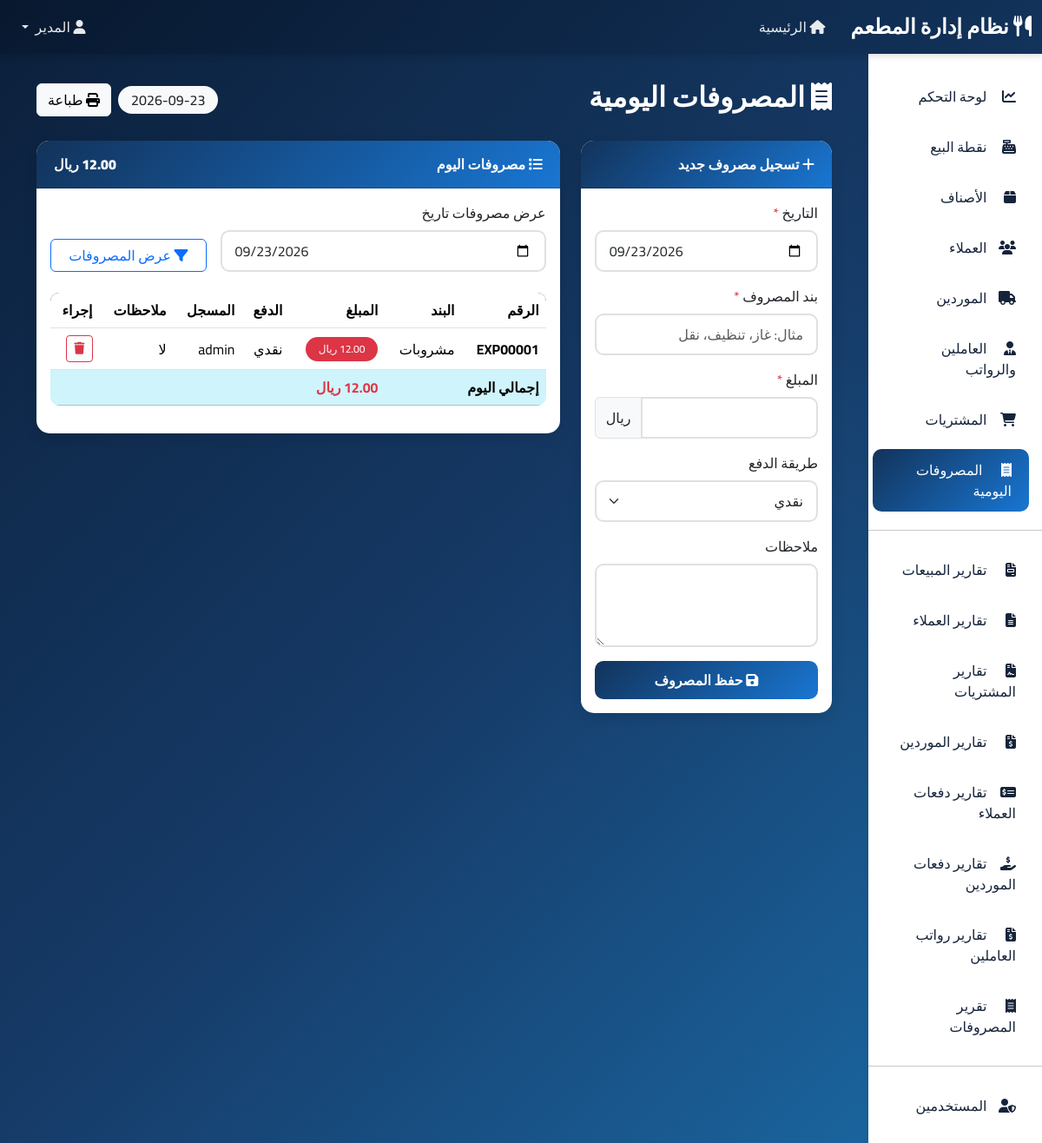
/expenses (signed in), run on the app's committed database.
### app.py (models this page shows, shortened)
class User(UserMixin, db.Model):
    __tablename__ = 'users'
    id = db.Column(db.Integer, primary_key=True)
    username = db.Column(db.String(80), unique=True, nullable=False)
    password_hash = db.Column(db.String(200), nullable=False)
    full_name = db.Column(db.String(100), nullable=False)
    role = db.Column(db.String(20), nullable=False, default='user')  # admin, manager, user
    is_active = db.Column(db.Boolean, default=True)
    created_at = db.Column(db.DateTime, default=datetime.utcnow)

class Expense(db.Model):
    __tablename__ = 'expenses'
    id = db.Column(db.Integer, primary_key=True)
    expense_number = db.Column(db.String(50), unique=True, nullable=False)
    expense_date = db.Column(db.Date, nullable=False, default=date.today)
    category = db.Column(db.String(80), nullable=False)
    amount = db.Column(db.Float, nullable=False)
    payment_method = db.Column(db.String(20), nullable=False, default='cash')
    notes = db.Column(db.Text)
    user_id = db.Column(db.Integer, db.ForeignKey('users.id'), nullable=False)
    created_at = db.Column(db.DateTime, default=datetime.utcnow)
    user = db.relationship('User', backref='expenses')

### app.py (the view)
@app.route('/expenses')
@login_required
def expenses():
    selected_date = request.args.get('expense_date') or date.today().isoformat()
    try:
        expense_date = datetime.strptime(selected_date, '%Y-%m-%d').date()
    except ValueError:
        expense_date = date.today()
        selected_date = expense_date.isoformat()
    expenses_list = Expense.query.filter_by(expense_date=expense_date).order_by(
        Expense.created_at.desc()
    ).all()
    total = sum(expense.amount for expense in expenses_list)
    return render_template('expenses.html', expenses=expenses_list, total=total,
                           selected_date=selected_date)

### app.py (called while the page is built)
@login_manager.user_loader
def load_user(user_id):
    return db.session.get(User, int(user_id))

### templates/expenses.html (shortened to what this page needs)
{% extends "base.html" %}
{% block content %}
<div class="container-fluid">
    <div class="d-flex justify-content-between align-items-center mb-4">
        <h2 style="color: white; font-weight: 700;"><i class="fas fa-receipt"></i> المصروفات اليومية</h2>
        <div class="d-flex align-items-center gap-2">
            <div class="badge bg-light text-dark fs-6">{{ selected_date }}</div>
            <button type="button" class="btn btn-light no-print" onclick="window.print()">
                <i class="fas fa-print"></i> طباعة
            </button>
        </div>
    </div>
    <div class="row">
        <div class="col-lg-4 mb-4 no-print">
            <div class="card">
                <div class="card-header"><i class="fas fa-plus"></i> تسجيل مصروف جديد</div>
                <div class="card-body">
                    <form method="POST" action="{{ url_for('add_expense') }}">
                        <div class="mb-3">
                            <label class="form-label">التاريخ <span class="text-danger">*</span></label>
                            <input type="date" class="form-control" name="expense_date" value="{{ selected_date }}" required>
                        </div>
                        <div class="mb-3">
                            <label class="form-label">بند المصروف <span class="text-danger">*</span></label>
                            <input type="text" class="form-control" name="category" placeholder="مثال: غاز، تنظيف، نقل" required>
                        </div>
                        <div class="mb-3">
                            <label class="form-label">المبلغ <span class="text-danger">*</span></label>
                            <div class="input-group"><input type="number" step="0.01" min="0.01" class="form-control" name="amount" required><span class="input-group-text">ريال</span></div>
                        </div>
                        <div class="mb-3">
                            <label class="form-label">طريقة الدفع</label>
                            <select class="form-select" name="payment_method">
                                <option value="cash">نقدي</option>
                            </select>
                        </div>
                        <div class="mb-3"><label class="form-label">ملاحظات</label><textarea class="form-control" name="notes" rows="3"></textarea></div>
                        <button type="submit" class="btn btn-primary w-100"><i class="fas fa-save"></i> حفظ المصروف</button>
                    </form>
                </div>
            </div>
        </div>
        <div class="col-lg-8">
            <div class="card">
                <div class="card-header d-flex justify-content-between align-items-center">
                    <span><i class="fas fa-list"></i> مصروفات اليوم</span>
                    <strong>{{ "%.2f"|format(total) }} ريال</strong>
                </div>
                <div class="card-body">
                    <form class="row g-3 mb-4 no-print" method="GET">
                        <div class="col-md-8"><label class="form-label">عرض مصروفات تاريخ</label><input type="date" class="form-control" name="expense_date" value="{{ selected_date }}"></div>
                        <div class="col-md-4 d-flex align-items-end"><button class="btn btn-outline-primary w-100" type="submit"><i class="fas fa-filter"></i> عرض المصروفات</button></div>
                    </form>
                    <div class="table-responsive"><table class="table table-hover align-middle">
                        <thead><tr><th>الرقم</th><th>البند</th><th>المبلغ</th><th>الدفع</th><th>المسجل</th><th>ملاحظات</th><th>إجراء</th></tr></thead>
                        <tbody>
                            {% for expense in expenses %}
                            <tr>
                                <td><strong>{{ expense.expense_number }}</strong></td>
                                <td>{{ expense.category }}</td>
                                <td><span class="badge bg-danger">{{ "%.2f"|format(expense.amount) }} ريال</span></td>
                                <td>{% if expense.payment_method == 'cash' %}نقدي{% elif expense.payment_method == 'card' %}شبكة{% else %}تحويل بنكي{% endif %}</td>
                                <td>{{ expense.user.username }}</td>
                                <td>{{ expense.notes or '-' }}</td>
                                <td><a class="btn btn-sm btn-outline-danger" href="{{ url_for('delete_expense', id=expense.id) }}" onclick="return confirm('هل تريد حذف هذا المصروف؟')"><i class="fas fa-trash"></i></a></td>
                            </tr>
                            {% else %}
                            <tr><td colspan="7" class="text-center text-muted py-4">لا توجد مصروفات مسجلة لهذا التاريخ</td></tr>
                            {% endfor %}
                        </tbody>
                        <tfoot><tr class="table-info"><td colspan="2"><strong>إجمالي اليوم</strong></td><td colspan="5"><strong class="text-danger">{{ "%.2f"|format(total) }} ريال</strong></td></tr></tfoot>
                    </table></div>
                </div>
            </div>
        </div>
    </div>
</div>
{% endblock %}

### templates/base.html (shortened to what this page needs)
<!DOCTYPE html>
<html lang="ar" dir="rtl">
<head>
    <link href="https://cdn.jsdelivr.net/npm/bootstrap@5.3.2/dist/css/bootstrap.rtl.min.css" rel="stylesheet">
    <link rel="stylesheet" href="https://cdnjs.cloudflare.com/ajax/libs/font-awesome/6.4.2/css/all.min.css">
</head>
<body>
    {% if current_user.is_authenticated %}
    <nav class="navbar navbar-expand-lg navbar-dark">
        <div class="container-fluid">
            <a class="navbar-brand" href="{{ url_for('index') }}">
                <i class="fas fa-utensils"></i> نظام إدارة المطعم
            </a>
            <div class="collapse navbar-collapse" id="navbarNav">
                <ul class="navbar-nav me-auto">
                    <li class="nav-item">
                        <a class="nav-link" href="{{ url_for('index') }}">
                            <i class="fas fa-home"></i> الرئيسية
                        </a>
                    </li>
                </ul>
                <ul class="navbar-nav">
                    <li class="nav-item dropdown">
                        <a class="nav-link dropdown-toggle" href="#" role="button" data-bs-toggle="dropdown">
                            <i class="fas fa-user"></i> {{ current_user.full_name }}
                        </a>
                    </li>
                </ul>
            </div>
        </div>
    </nav>
    <div class="container-fluid">
        <div class="row">
            <div class="col-md-2 sidebar">
                <nav class="nav flex-column">
                    <a class="nav-link" href="{{ url_for('index') }}">
                        <i class="fas fa-chart-line"></i> لوحة التحكم
                    </a>
                    <a class="nav-link" href="{{ url_for('sales') }}" id="salesLink">
                        <i class="fas fa-cash-register"></i> نقطة البيع
                    </a>
                    <a class="nav-link" href="{{ url_for('items') }}" id="itemsLink">
                        <i class="fas fa-box"></i> الأصناف
                    </a>
                    <a class="nav-link" href="{{ url_for('customers') }}" id="customersLink">
                        <i class="fas fa-users"></i> العملاء
                    </a>
                    <a class="nav-link" href="{{ url_for('suppliers') }}" id="suppliersLink">
                        <i class="fas fa-truck"></i> الموردين
                    </a>
                    <a class="nav-link" href="{{ url_for('employees') }}" id="employeesLink">
                        <i class="fas fa-user-tie"></i> العاملين والرواتب
                    </a>
                    <a class="nav-link" href="{{ url_for('purchases') }}" id="purchasesLink">
                        <i class="fas fa-shopping-cart"></i> المشتريات
                    </a>
                    <a class="nav-link" href="{{ url_for('expenses') }}" id="expensesLink">
                        <i class="fas fa-receipt"></i> المصروفات اليومية
                    </a>
                    <hr>
                    <a class="nav-link" href="{{ url_for('sales_report') }}" id="salesReportLink">
                        <i class="fas fa-file-invoice"></i> تقارير المبيعات
                    </a>
                    <a class="nav-link" href="{{ url_for('customers_report') }}" id="customersReportLink">
                        <i class="fas fa-file-alt"></i> تقارير العملاء
                    </a>
                    <a class="nav-link" href="{{ url_for('purchases_report') }}" id="purchasesReportLink">
                        <i class="fas fa-file-contract"></i> تقارير المشتريات
                    </a>
                    <a class="nav-link" href="{{ url_for('suppliers_report') }}" id="suppliersReportLink">
                        <i class="fas fa-file-invoice-dollar"></i> تقارير الموردين
                    </a>
                    <a class="nav-link" href="{{ url_for('customer_payments_report') }}" id="customerPaymentsReportLink">
                        <i class="fas fa-money-check-alt"></i> تقارير دفعات العملاء
                    </a>
                    <a class="nav-link" href="{{ url_for('supplier_payments_report') }}" id="supplierPaymentsReportLink">
                        <i class="fas fa-hand-holding-usd"></i> تقارير دفعات الموردين
                    </a>
                    <a class="nav-link" href="{{ url_for('salary_payments_report') }}" id="salaryPaymentsReportLink">
                        <i class="fas fa-file-invoice-dollar"></i> تقارير رواتب العاملين
                    </a>
                    <a class="nav-link" href="{{ url_for('expenses_report') }}" id="expensesReportLink">
                        <i class="fas fa-receipt"></i> تقرير المصروفات
                    </a>
                    {% if current_user.role == 'admin' %}
                    <hr>
                    <a class="nav-link" href="{{ url_for('users') }}" id="usersLink">
                        <i class="fas fa-user-shield"></i> المستخدمين
                    </a>
                    {% endif %}
                </nav>
            </div>
            <div class="col-md-10 main-content">
                {% block content %}{% endblock %}
            </div>
        </div>
    </div>
    {% else %}
        {% block login_content %}{% endblock %}
    {% endif %}
</body>
</html>

### templates/base.html (style rules this page uses)
:root { --primary-color: #1976d2; --primary-gradient-start: #12335b; --primary-gradient-end: #1976d2; --secondary-color: #0b1f3a; --success-color: #06D6A0; --warning-color: #f4b942; --danger-color: #EF476F; --dark-color: #16243b; --light-color: #f4f7fb; }
* { font-family: 'Cairo', sans-serif; }
body { background: linear-gradient(135deg, #0b1f3a 0%, #163b68 52%, #1b6ca8 100%); min-height: 100vh; background-attachment: fixed; }
.navbar { background: linear-gradient(135deg, #08182f 0%, #12335b 100%) !important; box-shadow: 0 4px 6px rgba(0,0,0,0.1); }
.navbar-brand { font-weight: 700; font-size: 1.5rem; color: white !important; }
.nav-link { color: rgba(255,255,255,0.9) !important; font-weight: 500; transition: all 0.3s; margin: 0 5px; }
.sidebar { background: white; min-height: calc(100vh - 56px); box-shadow: 2px 0 10px rgba(0,0,0,0.1); padding: 20px 0; }
.sidebar .nav-link { color: var(--dark-color) !important; padding: 12px 20px; margin: 5px 10px; border-radius: 10px; transition: all 0.3s; }
.sidebar .nav-link:hover, .sidebar .nav-link.active { background: linear-gradient(135deg, var(--primary-gradient-start) 0%, var(--primary-gradient-end) 100%); color: white !important; transform: translateX(-5px); }
.sidebar .nav-link i { margin-left: 10px; width: 20px; }
.main-content { padding: 30px; }
.card { border: none; border-radius: 15px; box-shadow: 0 5px 15px rgba(0,0,0,0.1); margin-bottom: 20px; transition: all 0.3s; }
.card-header { background: linear-gradient(135deg, var(--primary-gradient-start) 0%, var(--primary-gradient-end) 100%); color: white; border-radius: 15px 15px 0 0 !important; padding: 15px 20px; font-weight: 600; }
.btn-primary { background: linear-gradient(135deg, var(--primary-gradient-start) 0%, var(--primary-gradient-end) 100%); border: none; border-radius: 10px; padding: 10px 25px; font-weight: 600; transition: all 0.3s; }
.table { background: white; border-radius: 10px; overflow: hidden; }
.table thead { background: linear-gradient(135deg, var(--secondary-color) 0%, #003366 100%); color: white; }
.table tbody tr { transition: all 0.3s; }
.form-control, .form-select { border-radius: 10px; border: 2px solid #e0e0e0; padding: 10px 15px; transition: all 0.3s; }
.badge { padding: 8px 15px; border-radius: 20px; font-weight: 500; }

### data on the page
User: full_name "المدير"
Expense: expense_number "EXP00001", category "مشروبات", payment_method "نقدي", user.username "admin", notes "لا"

### other printed values
{{ selected_date }} "2026-09-23"
{{ "%.2f"|format(total) }} "12.00"
